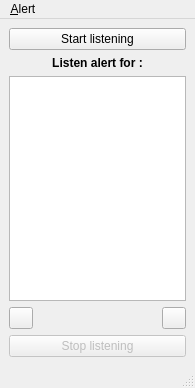
<?xml version="1.0" encoding="UTF-8"?>
<ui version="4.0">
 <class>CasterAlertListenerGUI</class>
 <widget class="QMainWindow" name="CasterAlertListenerGUI">
  <property name="geometry">
   <rect>
    <x>0</x>
    <y>0</y>
    <width>195</width>
    <height>388</height>
   </rect>
  </property>
  <property name="windowTitle">
   <string>CAL : Caster Alert Listner</string>
  </property>
  <widget class="QWidget" name="centralwidget">
   <layout class="QVBoxLayout" name="verticalLayout">
    <item>
     <widget class="QPushButton" name="startButton">
      <property name="text">
       <string>Start listening</string>
      </property>
     </widget>
    </item>
    <item>
     <widget class="QLabel" name="label">
      <property name="font">
       <font>
        <weight>75</weight>
        <bold>true</bold>
        <underline>false</underline>
       </font>
      </property>
      <property name="text">
       <string>Listen alert for :</string>
      </property>
      <property name="alignment">
       <set>Qt::AlignCenter</set>
      </property>
     </widget>
    </item>
    <item>
     <widget class="QListWidget" name="userList">
      <property name="horizontalScrollBarPolicy">
       <enum>Qt::ScrollBarAlwaysOff</enum>
      </property>
      <property name="selectionMode">
       <enum>QAbstractItemView::MultiSelection</enum>
      </property>
      <property name="textElideMode">
       <enum>Qt::ElideMiddle</enum>
      </property>
     </widget>
    </item>
    <item>
     <layout class="QHBoxLayout" name="horizontalLayout">
      <item>
       <widget class="QPushButton" name="addUserButton">
        <property name="maximumSize">
         <size>
          <width>24</width>
          <height>24</height>
         </size>
        </property>
        <property name="text">
         <string/>
        </property>
        <property name="icon">
         <iconset resource="../res.qrc">
          <normaloff>:/icons/add</normaloff>:/icons/add</iconset>
        </property>
       </widget>
      </item>
      <item>
       <spacer name="horizontalSpacer">
        <property name="orientation">
         <enum>Qt::Horizontal</enum>
        </property>
        <property name="sizeHint" stdset="0">
         <size>
          <width>40</width>
          <height>20</height>
         </size>
        </property>
       </spacer>
      </item>
      <item>
       <widget class="QPushButton" name="removeUserButton">
        <property name="maximumSize">
         <size>
          <width>24</width>
          <height>24</height>
         </size>
        </property>
        <property name="text">
         <string/>
        </property>
        <property name="icon">
         <iconset resource="../res.qrc">
          <normaloff>:/icons/remove</normaloff>:/icons/remove</iconset>
        </property>
       </widget>
      </item>
     </layout>
    </item>
    <item>
     <widget class="QPushButton" name="stopButton">
      <property name="enabled">
       <bool>false</bool>
      </property>
      <property name="text">
       <string>Stop listening</string>
      </property>
     </widget>
    </item>
   </layout>
  </widget>
  <widget class="QMenuBar" name="menubar">
   <property name="geometry">
    <rect>
     <x>0</x>
     <y>0</y>
     <width>195</width>
     <height>23</height>
    </rect>
   </property>
   <widget class="QMenu" name="menuTools">
    <property name="title">
     <string>&amp;Alert</string>
    </property>
    <addaction name="actionSound"/>
    <addaction name="actionVisual"/>
    <addaction name="separator"/>
    <addaction name="actionChoose_sound"/>
   </widget>
   <addaction name="menuTools"/>
  </widget>
  <widget class="QStatusBar" name="statusbar"/>
  <action name="actionSound">
   <property name="checkable">
    <bool>true</bool>
   </property>
   <property name="text">
    <string>Sound</string>
   </property>
  </action>
  <action name="actionVisual">
   <property name="checkable">
    <bool>true</bool>
   </property>
   <property name="text">
    <string>Visual</string>
   </property>
  </action>
  <action name="actionChoose_sound">
   <property name="text">
    <string>Choose sound ...</string>
   </property>
  </action>
 </widget>
 <resources>
  <include location="../res.qrc"/>
 </resources>
 <connections/>
</ui>
